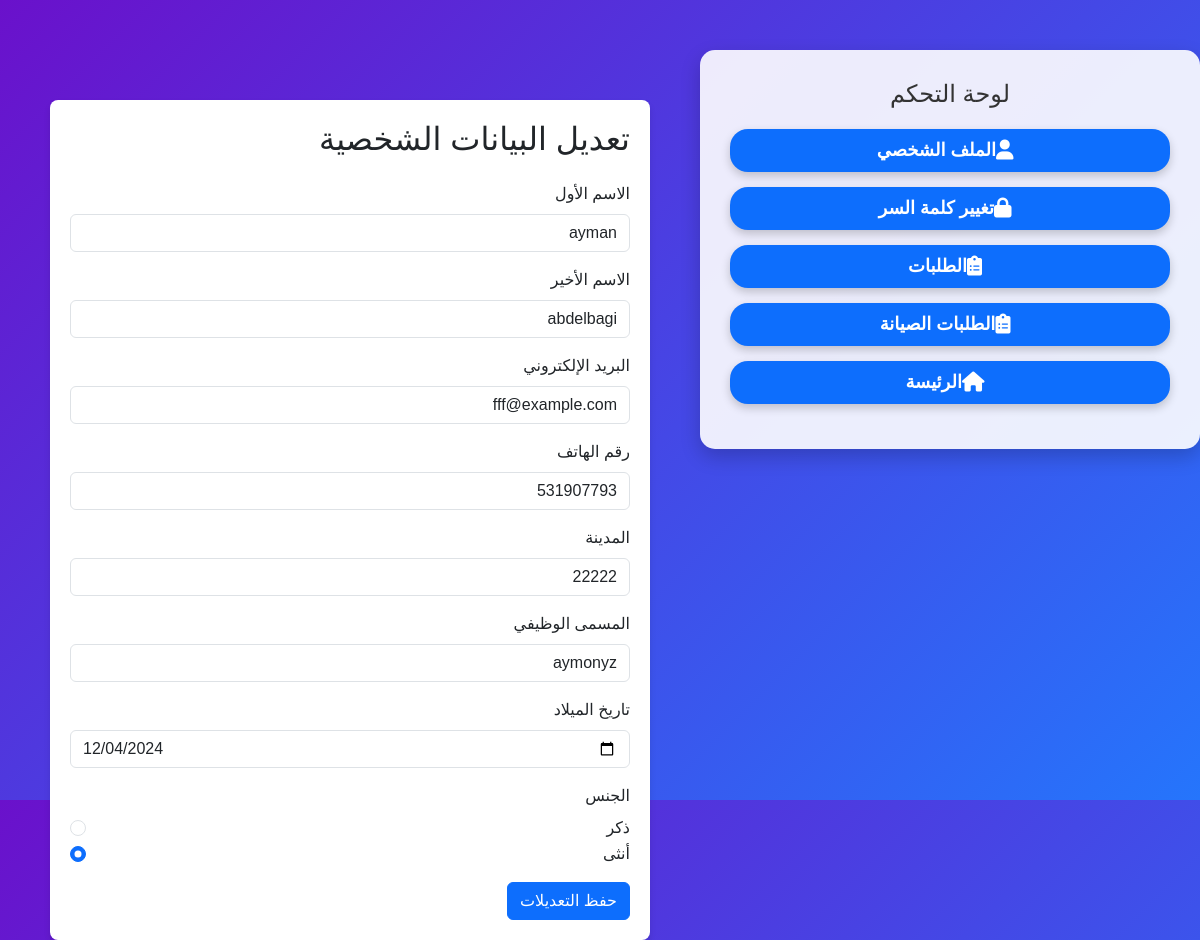
The app's page /user/profail.php (signed in) with its own data.
### tables this page shows
CREATE TABLE `user` (
  `id` int NOT NULL,
  `first_name` varchar(255) NOT NULL,
  `last_name` varchar(255) NOT NULL,
  `email` varchar(255) NOT NULL,
  `password` varchar(255) NOT NULL,
  `gender` varchar(255) NOT NULL,
  `birth_date` date NOT NULL,
  `phone` int NOT NULL,
  `city` varchar(255) NOT NULL,
  `job_title` varchar(255) NOT NULL,
  `created_at` timestamp NOT NULL DEFAULT CURRENT_TIMESTAMP ON UPDATE CURRENT_TIMESTAMP
);

### user/profail.php (the view, shortened to what this page needs)
<?php
include '../db.php';
include 'nav.php';
$user_id = $_SESSION['user_id'];
$query = "SELECT * FROM user WHERE id = ?";
$stmt = $conn->prepare($query);
$stmt->bind_param("i", $user_id);
$stmt->execute();
$user = $stmt->get_result()->fetch_assoc();
?>
<!DOCTYPE html>
<html lang="en">
<head>
    <link href="https://cdn.jsdelivr.net/npm/bootstrap@5.3.0-alpha3/dist/css/bootstrap.min.css" rel="stylesheet">
</head>
<body>
<div class="container">
    <h2 class="mb-4">تعديل البيانات الشخصية</h2>
    <form method="POST">
        <div class="mb-3">
            <label for="first_name" class="form-label">الاسم الأول</label>
            <input type="text" name="first_name" id="first_name" class="form-control"
                   value="<?php echo htmlspecialchars($user['first_name']); ?>" required>
        </div>
        <div class="mb-3">
            <label for="last_name" class="form-label">الاسم الأخير</label>
            <input type="text" name="last_name" id="last_name" class="form-control"
                   value="<?php echo htmlspecialchars($user['last_name']); ?>" required>
        </div>
        <div class="mb-3">
            <label for="email" class="form-label">البريد الإلكتروني</label>
            <input type="email" name="email" id="email" class="form-control"
                   value="<?php echo htmlspecialchars($user['email']); ?>" required>
        </div>
        <div class="mb-3">
            <label for="phone" class="form-label">رقم الهاتف</label>
            <input type="text" name="phone" id="phone" class="form-control"
                   value="<?php echo htmlspecialchars($user['phone']); ?>" required>
        </div>
        <div class="mb-3">
            <label for="city" class="form-label">المدينة</label>
            <input type="text" name="city" id="city" class="form-control"
                   value="<?php echo htmlspecialchars($user['city']); ?>" required>
        </div>
        <div class="mb-3">
            <label for="job_title" class="form-label">المسمى الوظيفي</label>
            <input type="text" name="job_title" id="job_title" class="form-control"
                   value="<?php echo htmlspecialchars($user['job_title']); ?>" required>
        </div>
        <div class="mb-3">
            <label for="birth_date" class="form-label">تاريخ الميلاد</label>
            <input type="date" name="birth_date" id="birth_date" class="form-control"
                   value="<?php echo htmlspecialchars($user['birth_date']); ?>" required>
        </div>
        <div class="mb-3">
            <label class="form-label">الجنس</label>
            <div class="form-check">
                <input class="form-check-input" type="radio" name="gender" id="male" value="Male"
                    <?php echo ($user['gender'] === 'Male') ? 'checked' : ''; ?>>
                <label class="form-check-label" for="male">ذكر</label>
            </div>
            <div class="form-check">
                <input class="form-check-input" type="radio" name="gender" id="female" value="Female"
                    <?php echo ($user['gender'] === 'Female') ? 'checked' : ''; ?>>
                <label class="form-check-label" for="female">أنثى</label>
            </div>
        </div>
        <button type="submit" class="btn btn-primary">حفظ التعديلات</button>
    </form>
</div>
</body>
</html>

### user/nav.php (style rules this page uses)
body { font-family: 'Arial', sans-serif; background: linear-gradient(135deg, #6a11cb, #2575fc); margin: 0; padding: 0; display: flex; justify-content: center; align-items: flex-start; height: 100vh; padding-top: 50px; color: #ffffff; }

### user/profail.php (style rules this page uses)
body { background-color: #f8f9fa; font-family: 'Heebo', sans-serif; }
.container { max-width: 600px; margin-top: 50px; background: #fff; padding: 20px; border-radius: 8px; box-shadow: 0 4px 6px rgba(0, 0, 0, 0.1); }

### records on screen
user: first_name "ayman", last_name "abdelbagi", email "fff@example.com", phone "531907793", city "22222", job_title "aymonyz", birth_date "12/04/2024", gender "☐ ذكر", gender "☑ أنثى"
